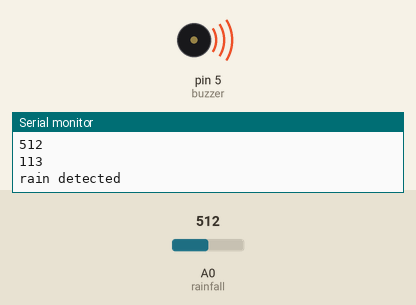
A sketch run on a simulated Arduino Uno, built with avr-gcc and run on an emulated ATmega328P. On the bench: buzzer (waves = sounding, pin HIGH), the last lines printed to the serial monitor. The inputs (shaded band) are chosen by the test bench; at power-on: A0 (rainfall) = 512.

Above: at 1.2 s.
1.3 s: A0 (rainfall) set to 974
2.8 s: A0 (rainfall) set to 995
At 3.5 s:
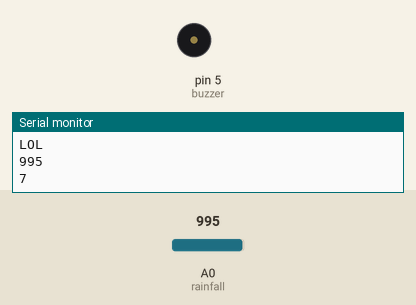
4.3 s: A0 (rainfall) set to 900
At 4.8 s:
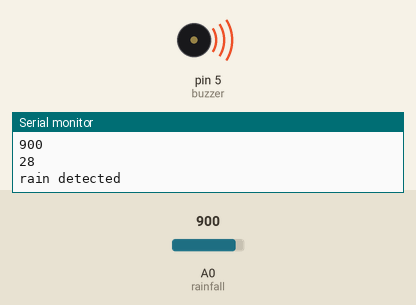
5.9 s: A0 (rainfall) set to 1023
At 7.4 s:
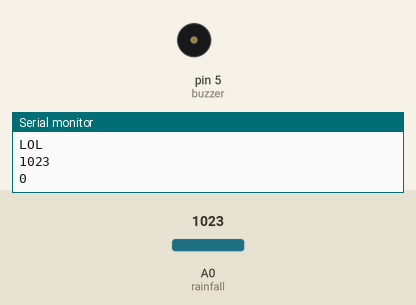
Timing chart, 0 to 8.5 s (numbered marks = the images above; inputs shaded):
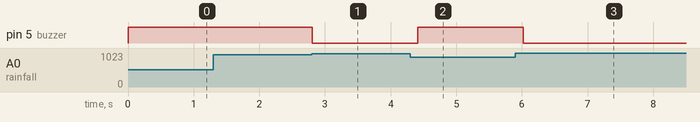

The sketch:

Rain_Detection_Project_Code.ino
```cpp
#define rainfall A0
#define buzzer 5
int value;
int set=10;
void setup() {
  Serial.begin(9600);
  pinMode(buzzer,OUTPUT);
  pinMode(rainfall,INPUT);
  }
void loop() {
 value = analogRead(rainfall);
 Serial.println("LOL");
 Serial.println(value);
 value = map(value,0,1023,225,0);
 Serial.println(value);
 if(value>=set){
  Serial.println("rain detected");
  digitalWrite(buzzer,HIGH);
 }
 else{
  digitalWrite(buzzer,LOW);
 }
 delay(200);
}
```

Measured:
- the behaviour switches between 982 and 983 on A0 (rainfall) (found by bisection; images 0 and 1)
- after the input at 2.8 s, pin 5 (buzzer): HIGH → LOW at once
- after the input at 4.3 s, pin 5 (buzzer): LOW → HIGH after 0.11 s
- after the input at 5.9 s, pin 5 (buzzer): HIGH → LOW after 0.12 s
